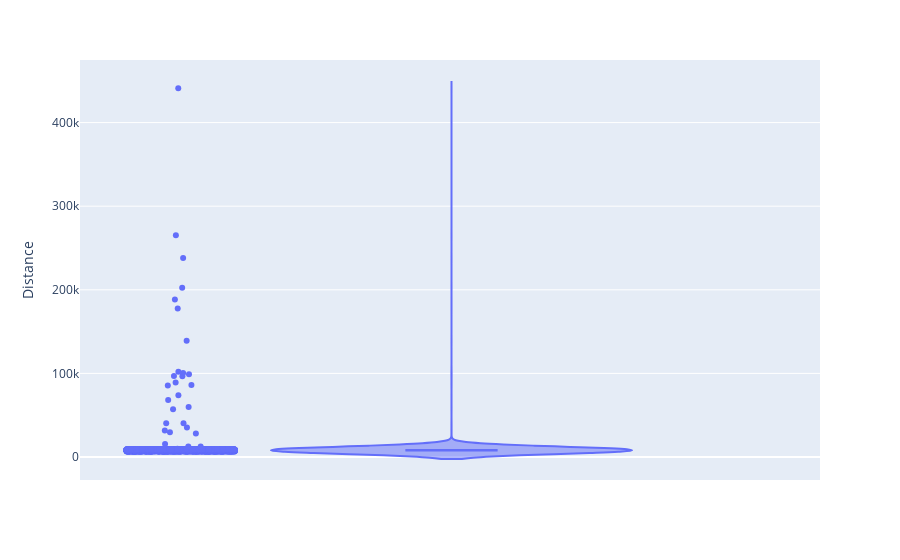
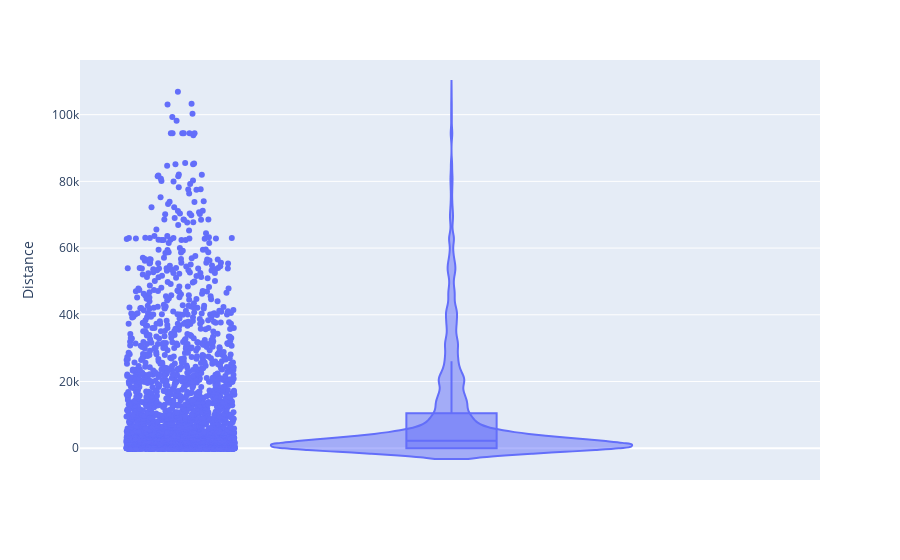
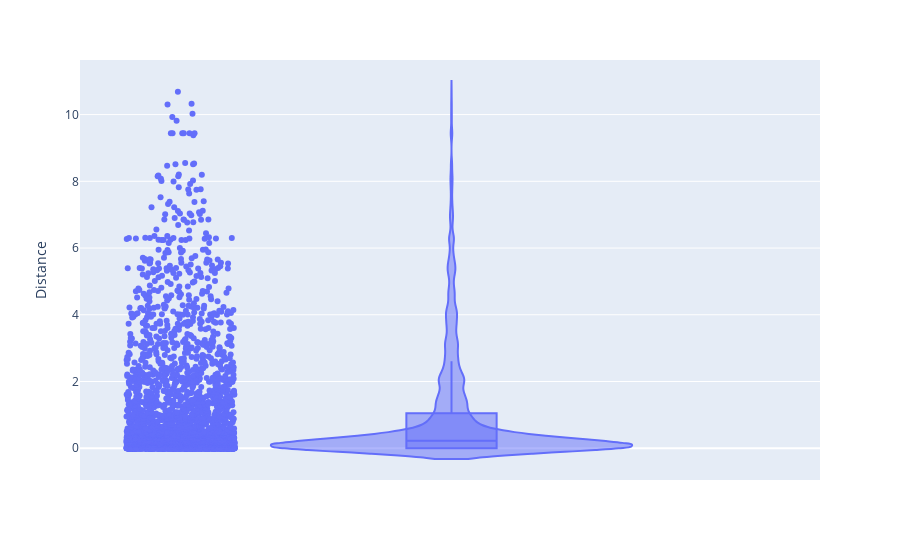

The code cell stored with these charts, in order, in its notebook:
### Code cell
distances_array = calculate_distances_from_samples(samples_optgp_cycles_model, samples_optgp_cycles_model_loopless_solutions, cycles_cobra_model_biomass_100)
violin_plot_samples_distances(distances_array)


distances_array = calculate_distances_from_reactions(samples_optgp_cycles_model, samples_optgp_cycles_model_loopless_solutions, cycles_cobra_model_biomass_100)
violin_plot_samples_distances(distances_array)
violin_plot_samples_distances(distances_array / samples_optgp_cycles_model.shape[1])

### Figure 1 — Plotly figure (JSON) as saved in the notebook; plotly's stock layout.template omitted (floating-point values rounded to 4 significant figures; data arrays with more than 128 entries replaced by an {"elided": "..."} marker saying what was removed)
{"data": [{"alignmentgroup": "True", "box": {"visible": true}, "hovertemplate": "Distance=%{y}<extra></extra>", "legendgroup": "", "marker": {"color": "#636efa"}, "name": "", "offsetgroup": "", "orientation": "v", "points": "all", "scalegroup": "True", "showlegend": false, "type": "violin", "x0": " ", "xaxis": "x", "y": {"elided": "10002 float values"}, "y0": " ", "yaxis": "y"}], "layout": {"legend": {"tracegroupgap": 0}, "margin": {"t": 60}, "violinmode": "group", "xaxis": {"anchor": "y", "domain": [0, 1]}, "yaxis": {"anchor": "x", "domain": [0, 1], "title": {"text": "Distance"}}}}

### Figure 2 — Plotly figure (JSON) as saved in the notebook; plotly's stock layout.template omitted (floating-point values rounded to 4 significant figures; data arrays with more than 128 entries replaced by an {"elided": "..."} marker saying what was removed)
{"data": [{"alignmentgroup": "True", "box": {"visible": true}, "hovertemplate": "Distance=%{y}<extra></extra>", "legendgroup": "", "marker": {"color": "#636efa"}, "name": "", "offsetgroup": "", "orientation": "v", "points": "all", "scalegroup": "True", "showlegend": false, "type": "violin", "x0": " ", "xaxis": "x", "y": {"elided": "3394 float values"}, "y0": " ", "yaxis": "y"}], "layout": {"legend": {"tracegroupgap": 0}, "margin": {"t": 60}, "violinmode": "group", "xaxis": {"anchor": "y", "domain": [0, 1]}, "yaxis": {"anchor": "x", "domain": [0, 1], "title": {"text": "Distance"}}}}

### Figure 3 — Plotly figure (JSON) as saved in the notebook; plotly's stock layout.template omitted (floating-point values rounded to 4 significant figures; data arrays with more than 128 entries replaced by an {"elided": "..."} marker saying what was removed)
{"data": [{"alignmentgroup": "True", "box": {"visible": true}, "hovertemplate": "Distance=%{y}<extra></extra>", "legendgroup": "", "marker": {"color": "#636efa"}, "name": "", "offsetgroup": "", "orientation": "v", "points": "all", "scalegroup": "True", "showlegend": false, "type": "violin", "x0": " ", "xaxis": "x", "y": {"elided": "3394 float values"}, "y0": " ", "yaxis": "y"}], "layout": {"legend": {"tracegroupgap": 0}, "margin": {"t": 60}, "violinmode": "group", "xaxis": {"anchor": "y", "domain": [0, 1]}, "yaxis": {"anchor": "x", "domain": [0, 1], "title": {"text": "Distance"}}}}
